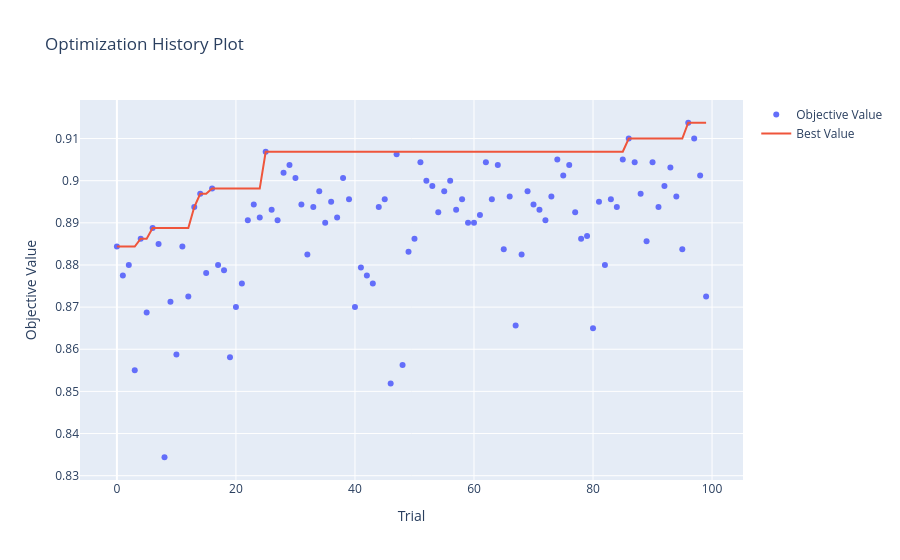

The notebook cell saved with this chart:
### Markdown cell above
#### Résultat du Fit-tuning

 <font color="green">*Cette partie du code est complète, vous n'avez pas besoin de la modifier.* </font>

 > **Ecrire votre texte ici.**

### Code cell
plt.figure(figsize=(12,12))
optuna.visualization.plot_optimization_history(study)
